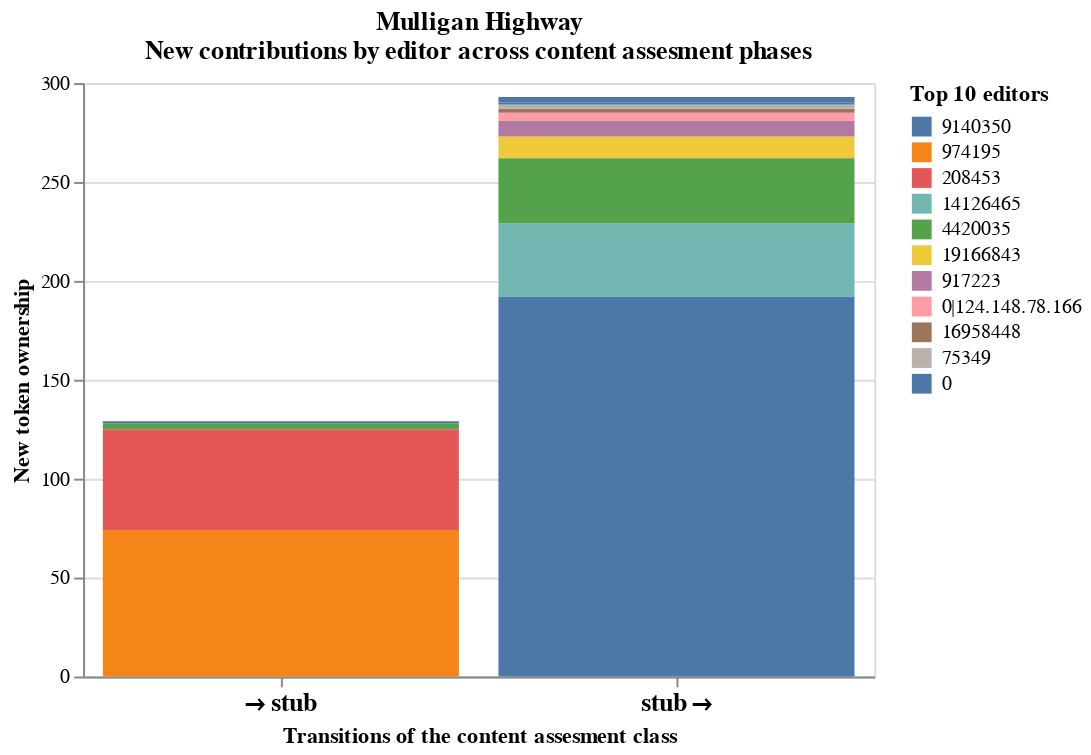

The notebook cell this image was saved under:
### Code cell
# Random plot
import random
random.choice(list_plot_transition_contribution)

### Figure 1 — Vega-Lite specification as saved in the notebook (floating-point values rounded to 4 significant figures)
{"config": {"view": {"continuousWidth": 400, "continuousHeight": 300}}, "data": {"name": "data-f5af0281883a57edd5b30a7d65099926"}, "mark": "bar", "encoding": {"color": {"type": "nominal", "field": "editor_top10", "sort": ["9140350", "974195", "208453", "14126465", "4420035", "19166843", "917223", "0|124.148.78.166", "16958448", "75349", "1526960", "433328", "653289", "7240744", "878902"], "title": "Top 10 editors"}, "order": {"type": "quantitative", "field": "ranking", "sort": "ascending"}, "x": {"type": "ordinal", "axis": {"labelAngle": 0, "labelFontSize": 13, "labelFontWeight": "bold"}, "field": "quality_transition", "sort": ["  → stub", "stub →  "], "title": "Transitions of the content assesment class"}, "y": {"type": "quantitative", "field": "abs", "title": "New token ownership"}}, "title": ["Mulligan Highway", "New contributions by editor across content assesment phases"], "width": 400, "$schema": "https://vega.github.io/schema/vega-lite/v4.8.1.json", "datasets": {"data-f5af0281883a57edd5b30a7d65099926": [{"quality_transition": "  → stub", "editor": "0|124.148.78.166", "abs": 0, "ranking": 8, "editor_top10": "0|124.148.78.166"}, {"quality_transition": "  → stub", "editor": "14126465", "abs": 0, "ranking": 4, "editor_top10": "14126465"}, {"quality_transition": "  → stub", "editor": "1526960", "abs": 0, "ranking": 10, "editor_top10": 0}, {"quality_transition": "  → stub", "editor": "16958448", "abs": 0, "ranking": 9, "editor_top10": "16958448"}, {"quality_transition": "  → stub", "editor": "19166843", "abs": 0, "ranking": 6, "editor_top10": "19166843"}, {"quality_transition": "  → stub", "editor": "208453", "abs": 51, "ranking": 3, "editor_top10": "208453"}, {"quality_transition": "  → stub", "editor": "433328", "abs": 0, "ranking": 10, "editor_top10": 0}, {"quality_transition": "  → stub", "editor": "4420035", "abs": 3, "ranking": 5, "editor_top10": "4420035"}, {"quality_transition": "  → stub", "editor": "653289", "abs": 1, "ranking": 10, "editor_top10": 0}, {"quality_transition": "  → stub", "editor": "7240744", "abs": 0, "ranking": 10, "editor_top10": 0}, {"quality_transition": "  → stub", "editor": "75349", "abs": 0, "ranking": 9, "editor_top10": "75349"}, {"quality_transition": "  → stub", "editor": "878902", "abs": 0, "ranking": 10, "editor_top10": 0}, {"quality_transition": "  → stub", "editor": "9140350", "abs": 0, "ranking": 1, "editor_top10": "9140350"}, {"quality_transition": "  → stub", "editor": "917223", "abs": 0, "ranking": 7, "editor_top10": "917223"}, {"quality_transition": "  → stub", "editor": "974195", "abs": 74, "ranking": 2, "editor_top10": "974195"}, {"quality_transition": "stub →  ", "editor": "0|124.148.78.166", "abs": 4, "ranking": 8, "editor_top10": "0|124.148.78.166"}, {"quality_transition": "stub →  ", "editor": "14126465", "abs": 37, "ranking": 4, "editor_top10": "14126465"}, {"quality_transition": "stub →  ", "editor": "1526960", "abs": 1, "ranking": 10, "editor_top10": 0}, {"quality_transition": "stub →  ", "editor": "16958448", "abs": 2, "ranking": 9, "editor_top10": "16958448"}, {"quality_transition": "stub →  ", "editor": "19166843", "abs": 11, "ranking": 6, "editor_top10": "19166843"}, {"quality_transition": "stub →  ", "editor": "208453", "abs": 0, "ranking": 3, "editor_top10": "208453"}, {"quality_transition": "stub →  ", "editor": "433328", "abs": 1, "ranking": 10, "editor_top10": 0}, {"quality_transition": "stub →  ", "editor": "4420035", "abs": 33, "ranking": 5, "editor_top10": "4420035"}, {"quality_transition": "stub →  ", "editor": "653289", "abs": 0, "ranking": 10, "editor_top10": 0}, {"quality_transition": "stub →  ", "editor": "7240744", "abs": 1, "ranking": 10, "editor_top10": 0}, {"quality_transition": "stub →  ", "editor": "75349", "abs": 2, "ranking": 9, "editor_top10": "75349"}, {"quality_transition": "stub →  ", "editor": "878902", "abs": 1, "ranking": 10, "editor_top10": 0}, {"quality_transition": "stub →  ", "editor": "9140350", "abs": 192, "ranking": 1, "editor_top10": "9140350"}, {"quality_transition": "stub →  ", "editor": "917223", "abs": 8, "ranking": 7, "editor_top10": "917223"}, {"quality_transition": "stub →  ", "editor": "974195", "abs": 0, "ranking": 2, "editor_top10": "974195"}]}}
